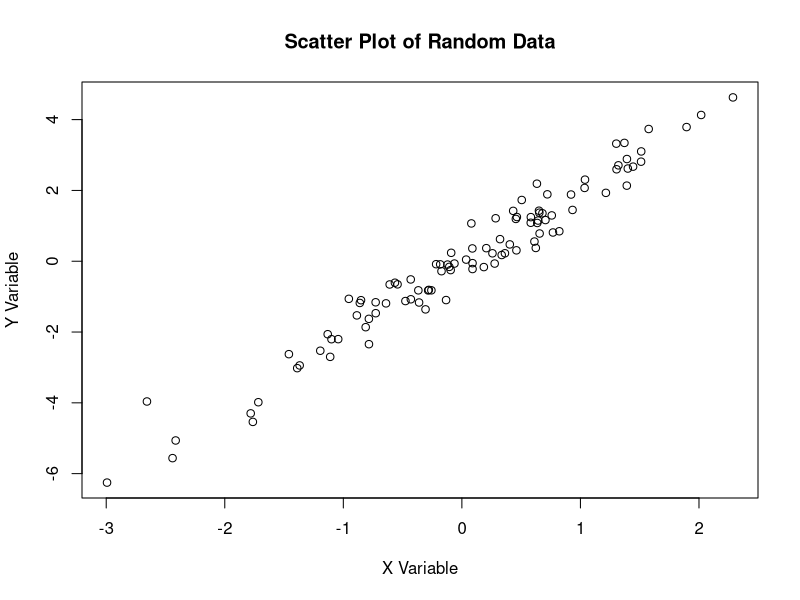
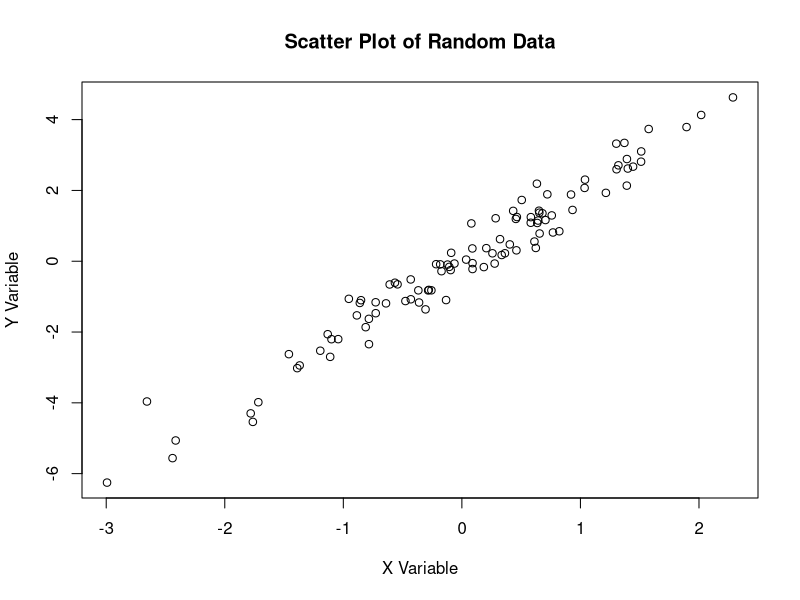

Here is the R script that generated these plots, in order:
# R script to create a scatter plot and save it with a random filename

# Generate some random data
set.seed(42) # For reproducible random results
x <- rnorm(100)
y <- 2 * x + rnorm(100, sd = 0.5) # y is related to x with some noise

# Create a basic scatter plot
plot(x, y, main = "Scatter Plot of Random Data", xlab = "X Variable", ylab = "Y Variable")

# Generate a random filename for the output
# Using a combination of letters and numbers for randomness
random_string <- paste0(sample(c(letters, LETTERS, 0:9), 10, replace = TRUE), collapse = "")
filename <- paste0("/workspace/plot_", random_string, ".png")

# Save the plot as a PNG file
png(filename, width = 800, height = 600)
plot(x, y, main = "Scatter Plot of Random Data", xlab = "X Variable", ylab = "Y Variable")
dev.off()

cat("Scatter plot saved to:", filename, "\n")
